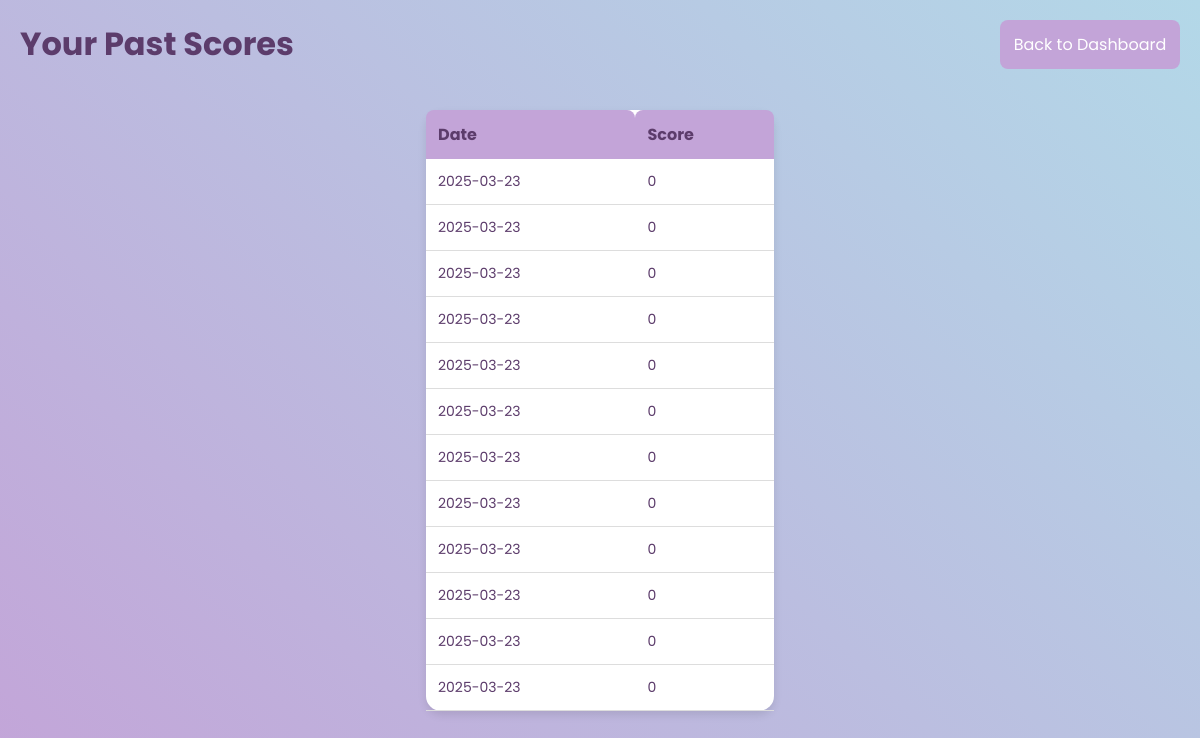
Page /user_profile/1 on the committed database.
### tables this page shows
CREATE TABLE user_scores (
                 id INTEGER PRIMARY KEY AUTOINCREMENT,
                 user_id INTEGER NOT NULL,
                 score INTEGER NOT NULL,
                 timestamp DATETIME DEFAULT CURRENT_TIMESTAMP,
                 FOREIGN KEY(user_id) REFERENCES users(id));

### app1.py (the view)
@app.route('/user_profile/<int:user_id>', methods=['GET'])
def user_profile(user_id):
    conn = sqlite3.connect('database.db')
    c = conn.cursor()
    c.execute("SELECT score, timestamp FROM user_scores WHERE user_id=?", (user_id,))
    scores = c.fetchall()
    conn.close()
    return render_template('user_profile.html', scores=scores, user_id=user_id)

### templates/user_profile.html (shortened to what this page needs)
<!DOCTYPE html>
<html lang="en">
<head>
    <link rel="stylesheet" href="/static/styles.css">
</head>
<body>
    <h1>Your Past Scores</h1>
    <table>
        <thead>
            <tr>
                <th>Date</th>
                <th>Score</th>
            </tr>
        </thead>
        <tbody>
            {% for score, timestamp in scores %}
            <tr>
                <td>{{ timestamp.split(' ')[0] }}</td>
                <td>{{ score }}</td>
            </tr>
            {% endfor %}
        </tbody>
    </table>
    <br>
    <a href="/dashboard" ><button class="btn" id="back-to-dash-btn">Back to Dashboard</button></a>
</body>
</html>

### static/styles.css (style rules this page uses)
* { margin: 0; padding: 0; box-sizing: border-box; }
body { font-family: 'Poppins', sans-serif; background: linear-gradient(45deg, #c3a4d8, #b3d8e8); display: flex; justify-content: center; align-items: center; min-height: 100vh; padding: 20px; color: #fff; }
h1 { position: absolute; top: 20px; left: 20px; color: #5c3c6b; }
button.btn { width: 100%; padding: 12px; font-size: 16px; background-color: #c3a4d8; border: none; border-radius: 8px; color: white; cursor: pointer; transition: background-color 0.3s ease; font-family: 'Poppins', sans-serif; }
#back-to-dash-btn { position: fixed; width: 15%; top: 20px; right: 20px; white-space: nowrap; }
table { width: 30%; margin-top: 20px; border-collapse: collapse; box-shadow: 0 4px 8px rgba(0, 0, 0, 0.1); border-radius: 15px; background: #fff; }
table th { background-color: #c3a4d8; color: #5c3c6b; padding: 12px; text-align: left; font-size: 16px; border-top-left-radius: 8px; border-top-right-radius: 8px; font-weight: bold; }
table td { padding: 12px; text-align: left; border-bottom: 1px solid #ddd; color: #5c3c6b; font-size: 14px; }

### rows in the picture
user_scores: timestamp "2025-03-23", score "0"
user_scores: timestamp "2025-03-23", score "0"
user_scores: timestamp "2025-03-23", score "0"
user_scores: timestamp "2025-03-23", score "0"
user_scores: timestamp "2025-03-23", score "0"
user_scores: timestamp "2025-03-23", score "0"
user_scores: timestamp "2025-03-23", score "0"
user_scores: timestamp "2025-03-23", score "0"
user_scores: timestamp "2025-03-23", score "0"
user_scores: timestamp "2025-03-23", score "0"
user_scores: timestamp "2025-03-23", score "0"
user_scores: timestamp "2025-03-23", score "0"
